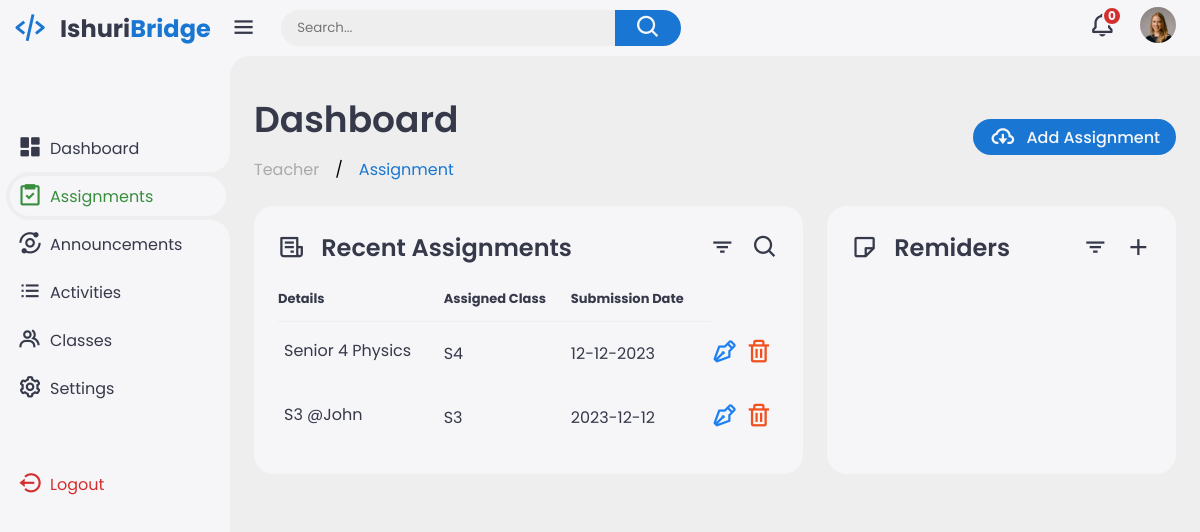
The app's page /assignments/ (signed in), older data.
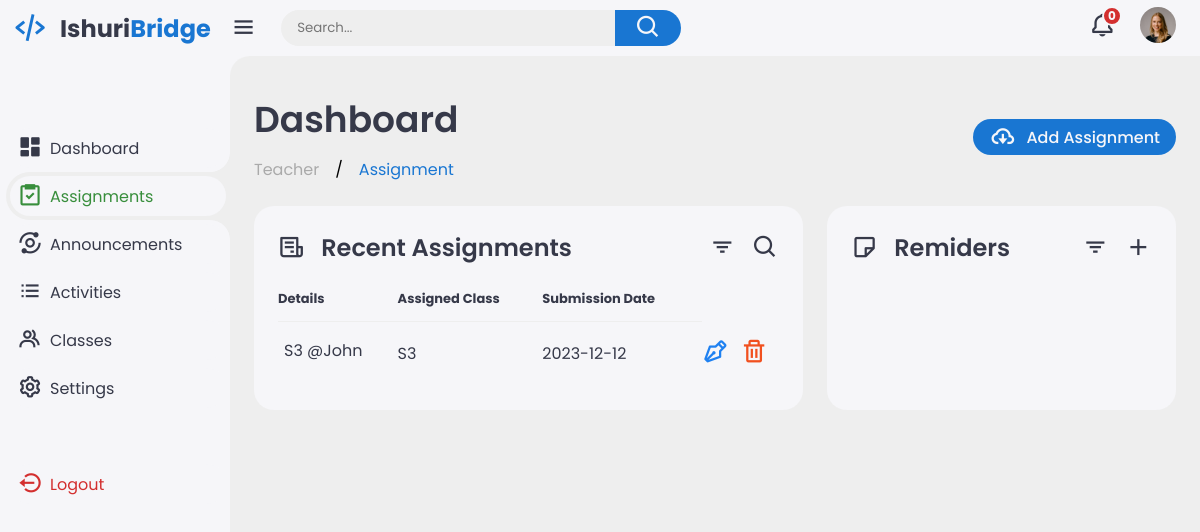
The same page, newer data.
### base/models.py (models this page shows, shortened)
class Teacher(AbstractBaseUser, PermissionsMixin):
    email = models.EmailField(unique=True, null=True)
    name = models.CharField(max_length=150, unique=True, null=True)
    is_active = models.BooleanField(default=True)
    is_staff = models.BooleanField(default=False)
    avatar = models.ImageField(null=False, default='avatar.svg')
    objects = CustomUserManager()
    USERNAME_FIELD = 'email'
    REQUIRED_FIELDS = ['username']

class Assignment(models.Model):
    host = models.ForeignKey(Teacher, on_delete=models.CASCADE, null=True)
    name = models.CharField(max_length=200, null=True)
    description = models.TextField(null=True)
    assigned_class = models.IntegerField(null=True)
    submission_date = models.CharField(max_length=300, null=True)
    uploaded = models.DateTimeField(auto_now=True)
    submitted = models.CharField(max_length=50, default='False')
    class Meta:
        ordering = ['-uploaded']

### base/views.py (the view)
# urls.py: path('assignments/', views.viewAssignments, name="view-assignments"),
@login_required(login_url='login')
def viewAssignments(request):
    assignments = Assignment.objects.filter(host=request.user)
    announcements = Announcement.objects.all()
    context = {'assignments': assignments, 'announcements': announcements,}
    return render(request, 'html/assignments-view.html', context)

### base/templates/html/assignments-view.html (shortened to what this page needs)
{% extends 'main.html' %}
{% load static %}
{% block content %}
<div class="sidebar">
    <a href="#" class="logo">
        <i class='bx bx-code-alt'></i>
        <div class="logo-name"><span>Ishuri</span>Bridge</div>
    </a>
    <ul class="side-menu">
        <li><a href="{% url 'teacher' %}"><i class='bx bxs-dashboard'></i>Dashboard</a></li>
        <li class="active"><a href="{% url 'add-assignment' %}"><i class='bx bx-task'></i>Assignments</a></li>
        <li><a href="#"><i class='bx bx-analyse'></i>Announcements</a></li>
        <li><a href="{% url 'view-activities'%}"><i class='bx bx-list-ul'></i>Activities</a></li>
        <li><a href="{% url 'classes-view' %}"><i class='bx bx-group'></i>Classes</a></li>
        <li><a href="{% url 'user-profile' request.user.id %}"><i class='bx bx-cog'></i>Settings</a></li>
    </ul>
    <ul class="side-menu">
        <li>
            <a href="{% url 'logout' %}" class="logout">
                <i class='bx bx-log-out-circle'></i>
                Logout
            </a>
        </li>
    </ul>
</div>
<div class="content">
    <main>
        <div class="header">
            <div class="left">
                <h1>Dashboard</h1>
                <ul class="breadcrumb">
                    <li><a href="#">
                            Teacher
                        </a></li>
                    /
                    <li><a href="" class="active">Assignment</a></li>
                </ul>
            </div>
            <a href="{% url 'add-assignment' %}" class="report">
                <i class='bx bx-cloud-download'></i>
                <span>Add Assignment</span>
            </a>
        </div>
        <div class="bottom-data">
            <div class="orders">
                <div class="header">
                    <i class='bx bx-receipt'></i>
                    <h3>Recent Assignments</h3>
                    <i class='bx bx-filter'></i>
                    <i class='bx bx-search'></i>
                </div>
                <table>
                    <thead>
                        <tr>
                            <th>Details</th>
                            <th>Assigned Class</th>
                            <th>Submission Date</th>
                        </tr>
                    </thead>
                    <tbody>
                        {% for assignment in assignments %}
                        <tr>
                            <td>
                                <p>{{assignment.name}}</p>
                            </td>
                            <td>S{{assignment.assigned_class}}</td>
                            <td>{{assignment.submission_date}}</td>
                            <td><a href="{% url 'update-assignment' assignment.id %}"><i class='bx bx-pen' style="color: rgb(31, 129, 241);"></i></a></td>
                            <td><a href="{% url 'delete-assignment' assignment.id %}"><i class='bx bx-trash' style="color: rgb(241, 80, 31);"></i></a></td>
                        </tr>
                        {% endfor %}
                    </tbody>
                </table>
            </div>
            <div class="reminders">
                <div class="header">
                    <i class='bx bx-note'></i>
                    <h3>Remiders</h3>
                    <i class='bx bx-filter'></i>
                    <i class='bx bx-plus'></i>
                </div>
            </div>
        </div>
    </main>
</div>
{% endblock content %}

### templates/main.html (shortened to what this page needs)
<!DOCTYPE html>
{% load static %}
<html lang="en">
<head>
    <link href='https://unpkg.com/boxicons@2.1.4/css/boxicons.min.css' rel='stylesheet'>
    <link rel="stylesheet" href="{% static 'style.css' %}">
</head>
<body>
  <div class="content">
    <nav>
      <i class='bx bx-menu'></i>
      <form action="#">
          <div class="form-input">
              <input type="search" placeholder="Search...">
              <button class="search-btn" type="submit"><i class='bx bx-search'></i></button>
          </div>
      </form>
      <a href="#" class="notif">
          <i class='bx bx-bell'></i>
          <span class="count">{{announcements.count}}</span>
      </a>
      <a href="{% url 'user-profile' request.user.id %}" class="profile">
          <img src="{{user.avatar.url}}">
      </a>
  </nav>
  </div>
  {% block content %}
  {% endblock content %}
</body>

Row changes from the older to the newer data that the page shows:
removed Assignment: name "Senior 4 Physics", assigned_class "4", submission_date "12-12-2023"
